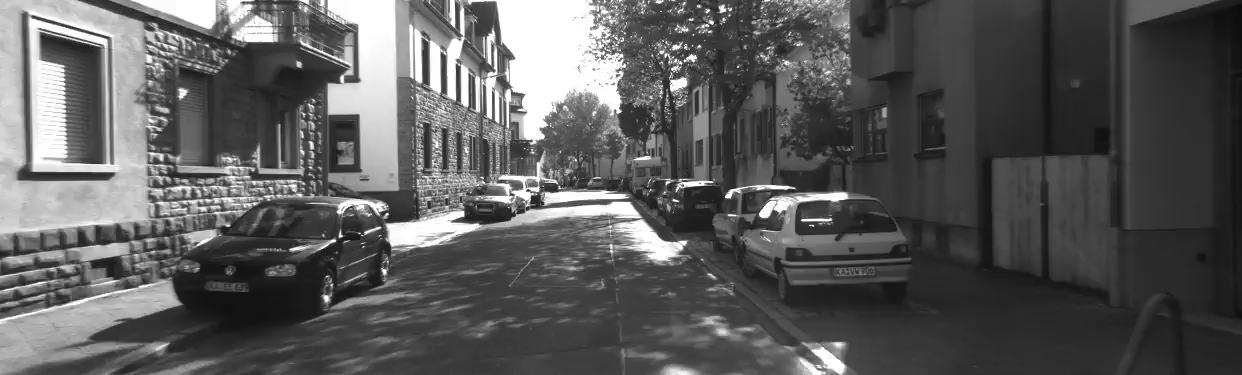
#> input picture img/0.png, 1242 x 375 px
$ jupyter execute vis.ipynb   (shell and % lines are left out)
#> lines starting #> are read from the running program, lines starting #| are printed output that depends on the picture
[cell 1]
import cv2
import numpy as np

import matplotlib
import matplotlib.pyplot as plt

[cell 2]
img0 = cv2.imread('img/0.png',0)
#> img0 is the input picture: shape (375, 1242); min 10, max 255, mean 91.2
img1 = cv2.imread('img/2.png',0)
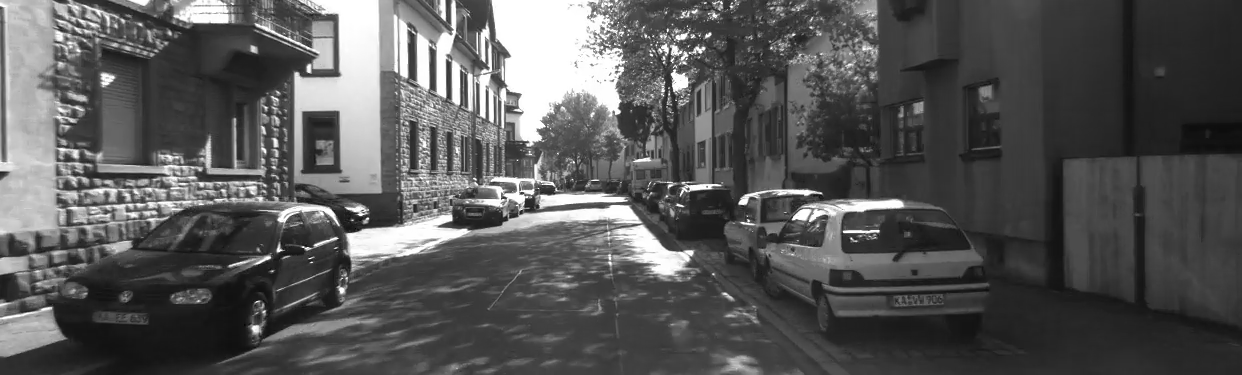
#> input picture img/2.png, 1242 x 375 px
#> img1 is the input picture: shape (375, 1242); min 4, max 255, mean 87


plt.imshow(img0)
plt.show()
plt.imshow(img1)

[cell 3]
# http://timosam.com/python_opencv_depthimage

# disparity settings

window_size = 15                    # wsize default 3; 5; 7 for SGBM reduced size image; 15 for SGBM full size image (1300px and above); 5 Works nicely

stereo = cv2.StereoSGBM_create(
    minDisparity=0,
    numDisparities=64,             # max_disp has to be dividable by 16 f. E. HH 192, 256
    blockSize=11,
    P1=8 * 3 * window_size ** 2,    # wsize default 3; 5; 7 for SGBM reduced size image; 15 for SGBM full size image (1300px and above); 5 Works nicely
    P2=32 * 3 * window_size ** 2,
    disp12MaxDiff=1,
    uniquenessRatio=15,
    speckleWindowSize=0,
    speckleRange=1000,
    preFilterCap=0,
    mode=cv2.STEREO_SGBM_MODE_SGBM_3WAY
)

stereo_back = cv2.ximgproc.createRightMatcher(stereo)

# FILTER Parameters
lmbda = 1.0
sigma = 1.2
visual_multiplier = 1.0

wls_filter = cv2.ximgproc.createDisparityWLSFilter(matcher_left=stereo)
wls_filter.setLambda(lmbda)
wls_filter.setSigmaColor(sigma)


# morphology settings
kernel = np.ones((10,10),np.uint8)

# compute disparity
disparity = stereo.compute(img0, img1).astype(np.int16)
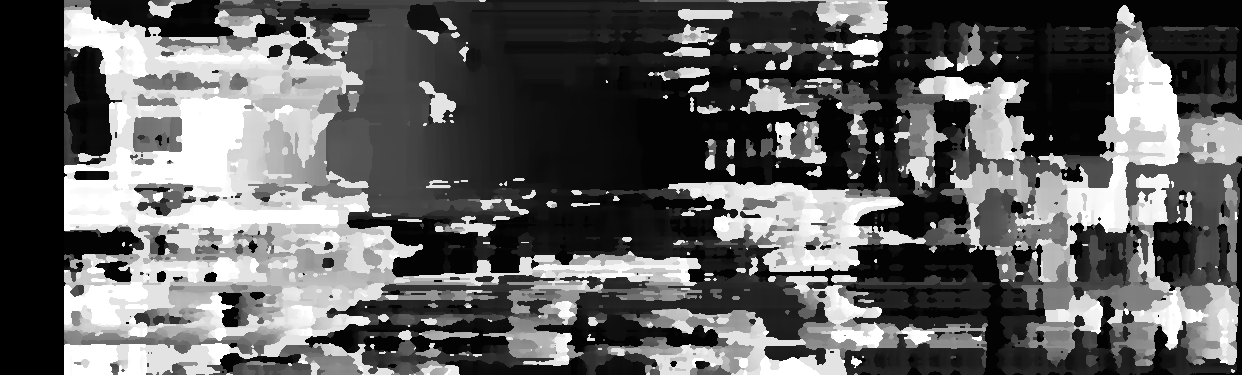
#> disparity: shape (375, 1242) int16; min -16, max 1008, mean 374.8; drawn with min black and max white
disparity_back = stereo_back.compute(img1, img0).astype(np.int16)
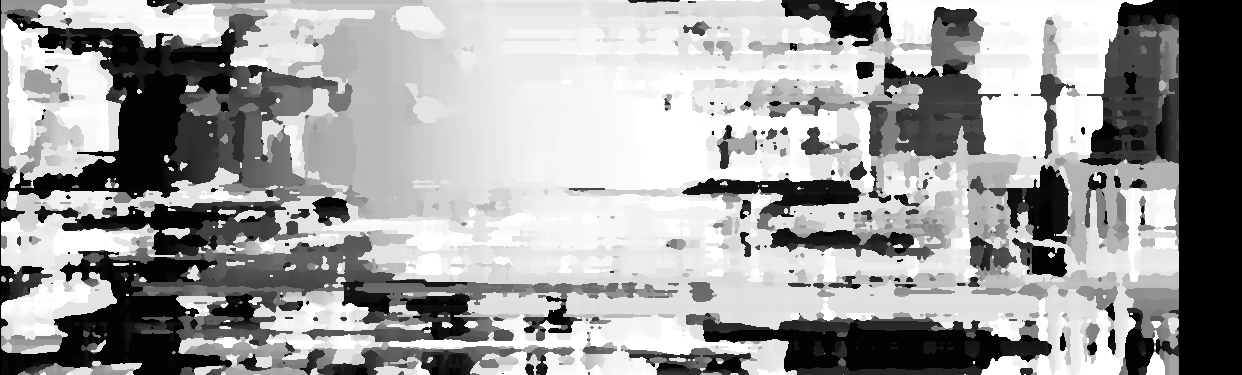
#> disparity_back: shape (375, 1242) int16; min -1024, max 0, mean -388.9; drawn with min black and max white

filteredImg = wls_filter.filter(disparity, img0, None, disparity_back)
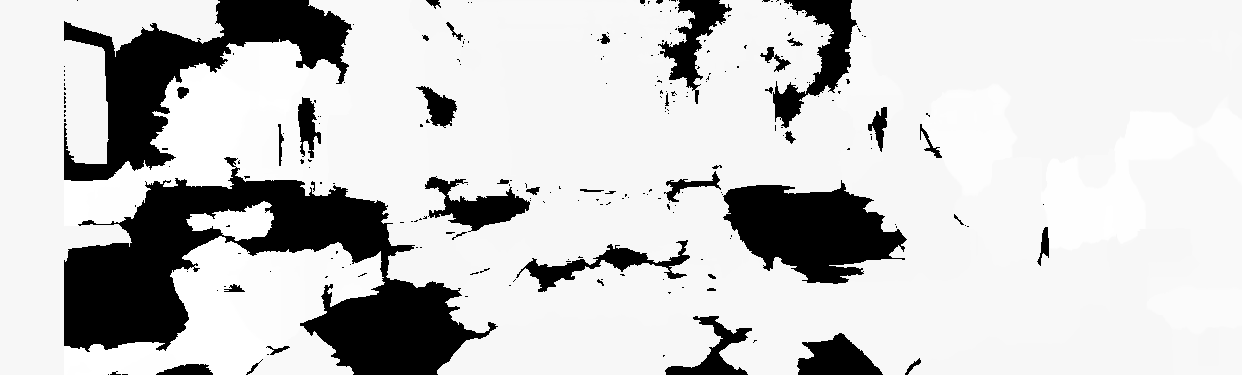
#> filteredImg: shape (375, 1242) int16; min -32768, max 1008, mean -5895.9; drawn with min black and max white

filteredImg = cv2.normalize(src=filteredImg, dst=filteredImg, beta=0, alpha=255, norm_type=cv2.NORM_MINMAX);
filteredImg = np.uint8(filteredImg)


morphology = cv2.morphologyEx(disparity, cv2.MORPH_OPEN, kernel)
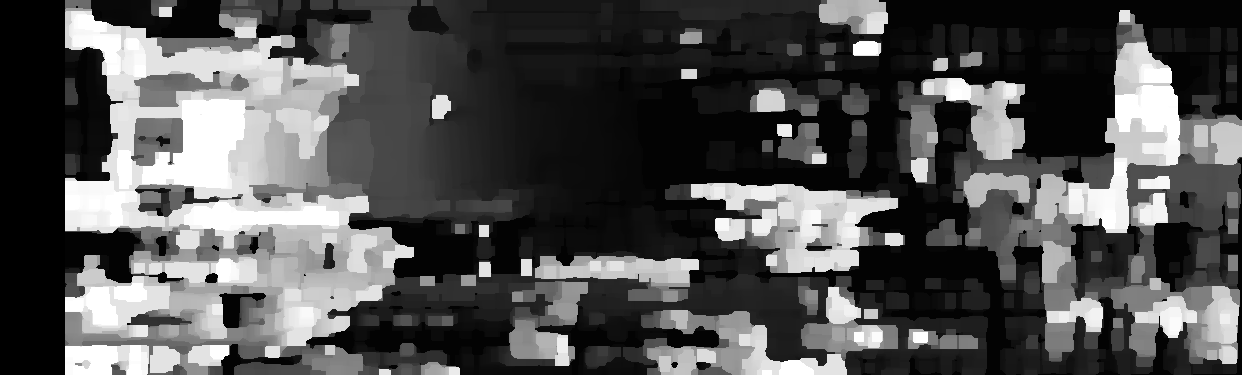
#> morphology: shape (375, 1242) int16; min -16, max 1008, mean 314; drawn with min black and max white
plt.imshow(filteredImg,'gray')
plt.show()
cv2.imwrite('img/out1.png',filteredImg)
#> Out = True

[cell 4]
stereo = cv2.StereoBM_create(numDisparities=128, blockSize=21)
disparity = stereo.compute(img0,img1)
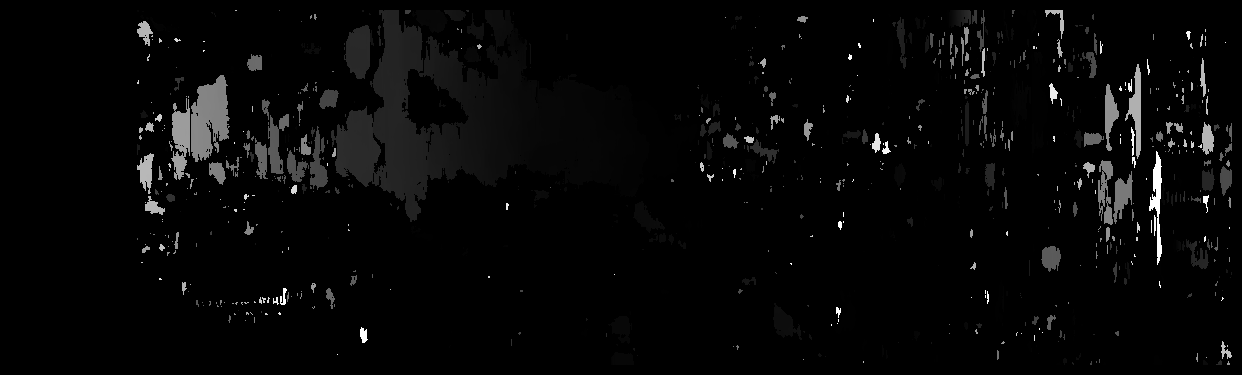
#> disparity: shape (375, 1242) int16; min -16, max 2032, mean 41; drawn with min black and max white
plt.imshow(disparity,'gray')
plt.show()
cv2.imwrite('img/out.png',disparity)
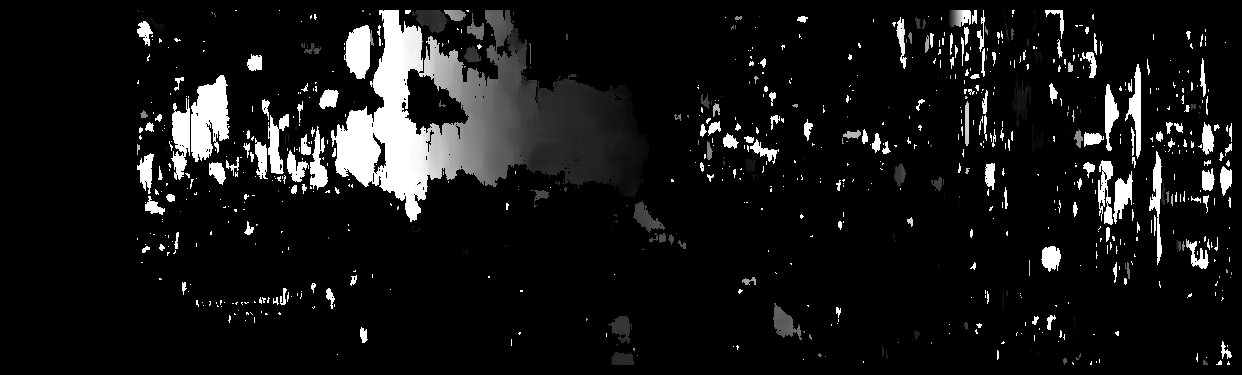
#> saved as out.png: shape (375, 1242); min 0, max 255, mean 21.5
#> Out = True

[cell 5]
grid = np.mgrid[0:img0.shape[1], 0:img0.shape[0]]
grid = np.swapaxes(grid,0,2)
print(filteredImg.shape)
#| (375, 1242)
print(grid.shape)
#| (375, 1242, 2)

grid = np.dstack((grid,filteredImg)) #add this to z-distance
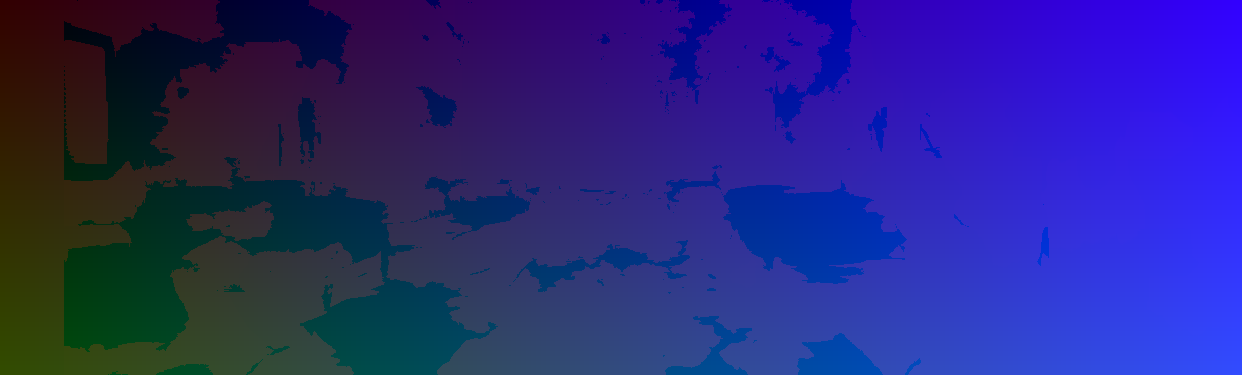
#> grid: shape (375, 1242, 3) int64; mean of channels 0, 1, 2 620.5, 187, 202.8; drawn with min black and max white
print(len(grid))
#| 375

print(grid.shape)
#| (375, 1242, 3)
print(filteredImg.shape)
#| (375, 1242)
print(grid[100,100])
#| [100 100 248]
print(filteredImg[100,100])
#| 248
